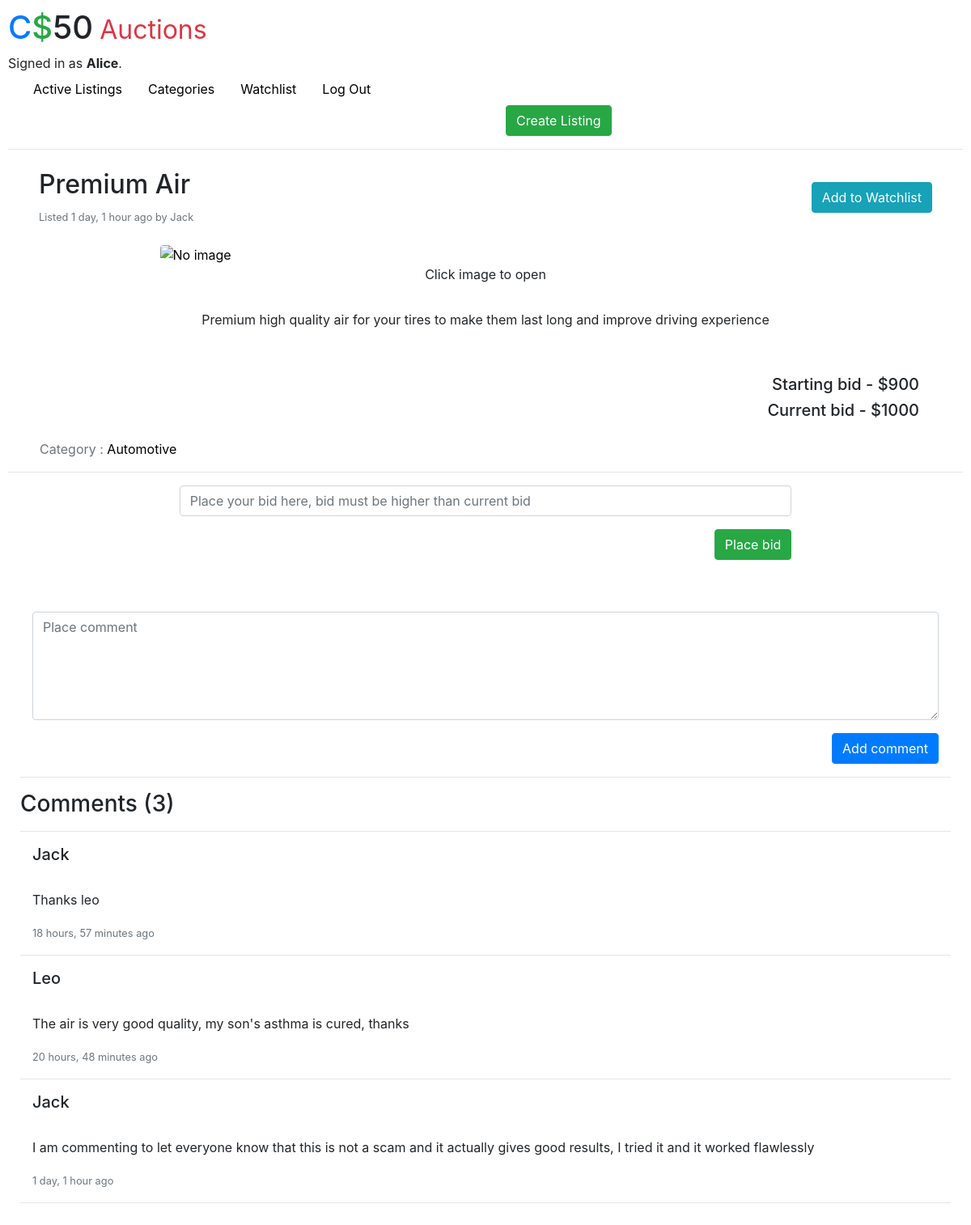
The page /1 (signed in) on the database its author committed.
### auctions/models.py (models this page shows, shortened)
class User(AbstractUser):
    pass

class auction_listing(models.Model):
    title = models.CharField(max_length=80)
    description = models.TextField(max_length=600)
    owner = models.ForeignKey(User,on_delete=models.CASCADE,related_name="user_listings")
    starting_bid = models.IntegerField()
    image = models.URLField(blank=True)
    category = models.CharField(choices=Categories,max_length=100,default='Other')
    listing_time = models.DateTimeField(auto_now_add=True)
    open = models.BooleanField(default=True)

class comment(models.Model):
    comment_text = models.TextField(max_length=500)
    commenter = models.ForeignKey(User,on_delete=models.CASCADE,related_name="comments")
    listing = models.ForeignKey(auction_listing,on_delete=models.CASCADE,related_name="commented_listings")
    comment_time = models.DateTimeField(auto_now_add=True)

### auctions/views.py (the view)
# urls.py: path("<int:listing_id>",views.display_listing,name="display"),
def display_listing(request, listing_id):
    listing = auction_listing.objects.get(pk=listing_id)
    bids = bid.objects.filter(listing=listing)
    try:
        max_bid_amount = bid.objects.filter(listing=listing).aggregate(Max("amount"))[
            "amount__max"
        ]
        winner_bid = bid.objects.get(amount=max_bid_amount)
        winner = User.objects.get(bids=winner_bid)
    except:
        max_bid_amount = listing.starting_bid
        winner_bid = listing.starting_bid
        winner = None
    comments = comment.objects.filter(listing=listing).order_by('-comment_time')
    if request.user.is_authenticated:
        if watchlist.objects.filter(user=request.user, listing=listing).count() == 1:
            in_watchlist = True
        elif watchlist.objects.filter(user=request.user, listing=listing).count() == 0:
            in_watchlist = False
        else:
            return HttpResponse(
                "<br><br><br><center><h1>Something went really wrong 118</h1></center>"
            )
    return render(
        request,
        "auctions/listing.html",
        {
            "listing": listing,
            "current_time": get_saudi_time(),
            "comments": comments,
            "current_bid": max_bid_amount,
            "bids": bids,
            "winner": winner,
            "in_watchlist": in_watchlist,
        },
    )

### auctions/views.py (called while the page is built)
def get_saudi_time():
    now = datetime.datetime.now()
    my_timezone_adjustment = datetime.timedelta(hours=3)
    now = now - my_timezone_adjustment
    now = now.replace(tzinfo=datetime.timezone.utc)
    return now

### auctions/templates/auctions/listing.html (shortened to what this page needs)
{% extends "auctions/layout.html" %}
{% block body %}
<div class="container-fluid">
    <div class="px-2 my-4 d-flex">
        <div class="col-8 text-left">
            <h2>{{listing.title}}</h2>
            <small class="text-muted">Listed {{listing.listing_time | timesince:current_time}} ago by
                {{listing.owner.username}}</small>
        </div>
        <div class="col-4 container-fluid text-right my-3">
            {% if not in_watchlist %}
            <form action="{% url 'add_to_watchlist'%}" method="post">
                <button type="submit" class="btn btn-info">Add to Watchlist</button>
            </form>
            {% else %}
            <form action="{% url 'remove_from_watchlist'%}" method="post">
                {% csrf_token %}
                <input type="hidden" name="listing_id" value="{{listing.id}}">
                <button type="submit" class="btn btn-warning">Remove from Watchlist</button>
            </form>
            {% endif %}
        </div>
    </div>
    <div class="my-2">
        <a href="{{listing.image}}" target="blank">
            <img src="{{listing.image}}" alt="No image" class="rounded mx-auto d-block" width="70%">
        </a>
        <center>Click image to open</center>
    </div>
    <div class="container text-center my-3 py-3">
        <p>{{listing.description}}</p>
    </div>
    <div class="text-right py-2 my-2 container-fluid">
        <h5 class="mx-4">Starting bid - ${{listing.starting_bid}}</h5>
        <h5 class="mx-4">Current bid - ${{current_bid}}</h5>
    </div>
    <div class="text-muted px-4">
        Category : <a href="{% url 'show_category' listing.category %} ">{{listing.category}}</a>
    </div>
</div>
<hr>
<div class="container-fluid mt-3 col-8">
    {% if user.is_authenticated %}
    {% if listing.open %}
    <form action="{% url 'place_bid' %}" method="post">
        <div>
            <input type="number" step="1" name="amount" class="form-control" required min='{{current_bid | add:"1"}}'
                placeholder="Place your bid here, bid must be higher than current bid">
        </div>
        <div class="text-right">
            <button type="submit" class="btn btn-success my-3">Place bid</button>
        </div>
    </form>
    {% else %}
    <div class="text-center text-danger pd-3">
        <h4>Listing closed</h4>
    </div>
    {% endif %}
    {% endif %}
</div>
<div class="container-fluid my-5">
    {% if listing.open %}
    <div class="my-3 container-fluid">
        {% if user.is_authenticated %}
        <form action="{% url 'add_comment'%}" method="post">
            <div>
                <textarea class="form-control" name="comment" cols="30" rows="5" required
                    placeholder="Place comment"></textarea>
            </div>
            <div class="text-right my-3">
                <button type="submit" class="btn btn-primary">
                    Add comment
                </button>
        </form>
        {% else %}
        <div class="pd-3 text-center">
            <h4><a href="{% url 'login' %}">Login </a> To Leave Comments And Place Bids</h4>
        </div>
        {% endif %}
    </div>
    {% endif %}
</div>
<hr>
<h3>Comments ({{comments.count}})</h3>
<hr>
{% for comment in comments %}
<div class="container-fluid my-2">
    <h5>
        {{comment.commenter.username}}
    </h5><br>
    <p>
        {{comment.comment_text}}
    </p>
    <small class="text-muted">{{comment.comment_time | timesince:current_time}} ago</small>
</div>
<hr>
{% endfor %}
{% endblock %}

### auctions/templates/auctions/layout.html (shortened to what this page needs)
{% load static %}
<!DOCTYPE html>
<html lang="en">
<head>
    <link rel="stylesheet" href="https://stackpath.bootstrapcdn.com/bootstrap/4.4.1/css/bootstrap.min.css"
>
    <link href="{% static 'auctions/styles.css' %}" rel="stylesheet">
</head>
<body>
    <h1><span class="text-primary">C</span><span class="text-success">$</span>50<span
            class="text-danger mx-2"><small>Auctions</small></span></h1>
    <div>
        {% if user.is_authenticated %}
        Signed in as <strong>{{ user.username }}</strong>.
        {% else %}
        Not signed in.
        {% endif %}
    </div>
    <div class="container-fluid d-flex">
    <ul class="nav">
        <li class="nav-item">
            <a class="nav-link" style="color:black" href="{% url 'index' %}">Active Listings</a>
        </li>
        <li class="nav-item">
            <a class="nav-link" style="color:black" href="{% url 'all_categories' %}">Categories</a>
        </li>
        {% if user.is_authenticated %}
        <li class="nav-item">
            <a class="nav-link" style="color:black" href="{% url 'show_watchlist' %}">Watchlist</a>
        </li>
        <li class="nav-item ">
            <a class="nav-link" style="color:black" href="{% url 'logout' %}">Log Out</a>
        </li>
        <li class="nav-item d-flex" style="margin-left:50vw;">
            <a href="{% url 'create_listing' %}">
                <button class="btn btn-success">
                    Create Listing
                </button>
            </a>
        </li>
        {% endif %}
    </ul>
    </div>
    <hr>
    {% block body %}
    {% endblock %}
</body>
</html>

### auctions/static/auctions/styles.css (style rules this page uses)
body { padding: 10px; }
.nav-link { color:black; }

### auctions/templates/auctions/layout.html (style rules this page uses)
a { color:black; }

### rows shown on the page
User: username "Alice"
auction_listing: title "Premium Air", listing_time "1 day, 1 hour", owner.username "Jack", description "Premium high quality air for your tires to make them last long and improve driving experience", starting_bid "900", category "Automotive"
comment: commenter.username "Jack", comment_text "Thanks leo", comment_time "18 hours, 57 minutes"
comment: commenter.username "Leo", comment_text "The air is very good quality, my son's asthma is cured, thanks", comment_time "20 hours, 48 minutes"
comment: commenter.username "Jack", comment_text "I am commenting to let everyone know that this is not a scam and it actually gives good results, I tried it and it worked flawlessly", comment_time "1 day, 1 hour"

### other values the page prints
{{ current_bid }} "1000"
{{ comments.count }} "3"
